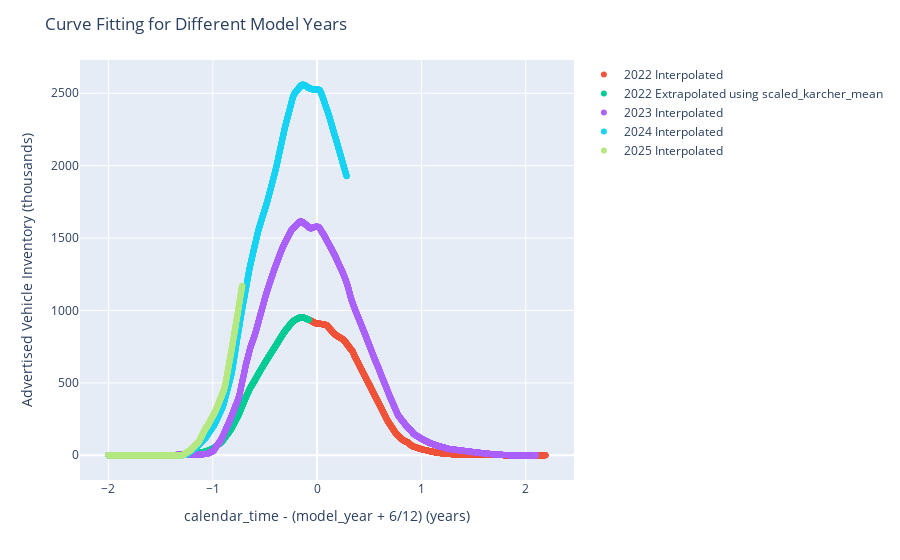

Write notebook code for a chart like this one.
### Markdown cell above
### Plot

### Code cell
fig = px.scatter()
for yr in model_yr_range:
    # Make a plot of the original training data alongside the predictions.
    x = (mixed_years_3
        .filter((pl.col("model_year") == yr) & (pl.col("extrapolation_method").is_null()))
        .select("yr_diff")
        .collect()
        .to_series()
    )

    y = (mixed_years_3
        .filter((pl.col("model_year") == yr) & (pl.col("extrapolation_method").is_null()))
        .select("predicted_inventory")
        .collect()
        .to_series()
    )

    fig.add_scatter(
        x=x,
        y=y,
        mode="markers",
        name=f"{yr} Interpolated"
    )

    x = (mixed_years_3
        .filter((pl.col("model_year") == yr) & (pl.col("extrapolation_method") == "scaled_karcher_mean"))
        .select("yr_diff")
        .collect()
        .to_series()
    )

    y = (mixed_years_3
        .filter((pl.col("model_year") == yr) & (pl.col("extrapolation_method") == "scaled_karcher_mean"))
        .select("predicted_inventory")
        .collect()
        .to_series()
    )

    fig.add_scatter(
        x=x,
        y=y,
        mode="markers",
        name=f"{yr} Extrapolated using scaled_karcher_mean"
    )

    # https://plotly.com/python/figure-labels/
    fig.update_layout(
        title=dict(text="Curve Fitting for Different Model Years"),
        xaxis=dict(
            title=dict(
                text="calendar_time - (model_year + 6/12) (years)"
            )
        ),
        yaxis=dict(
            title=dict(
                text="Advertised Vehicle Inventory (thousands)"
            )
        )
    )

fig.show()

### Figure 1 — Plotly figure (JSON) as saved in the notebook; plotly's stock layout.template omitted (floating-point values rounded to 4 significant figures; data arrays with more than 128 entries replaced by an {"elided": "..."} marker saying what was removed)
{"data": [{"hovertemplate": "<extra></extra>", "legendgroup": "", "marker": {"color": "#636efa", "symbol": "circle"}, "mode": "markers", "name": "", "orientation": "v", "showlegend": false, "type": "scatter", "xaxis": "x", "yaxis": "y"}, {"mode": "markers", "name": "2022 Interpolated", "type": "scatter", "x": {"elided": "2723 float values"}, "y": {"elided": "2723 float values"}}, {"mode": "markers", "name": "2022 Extrapolated using scaled_karcher_mean", "type": "scatter", "x": {"elided": "2305 float values"}, "y": {"elided": "2305 float values"}}, {"mode": "markers", "name": "2023 Interpolated", "type": "scatter", "x": {"elided": "5028 float values"}, "y": {"elided": "5028 float values"}}, {"mode": "markers", "name": "2023 Extrapolated using scaled_karcher_mean", "type": "scatter", "x": [], "y": []}, {"mode": "markers", "name": "2024 Interpolated", "type": "scatter", "x": {"elided": "5028 float values"}, "y": {"elided": "5028 float values"}}, {"mode": "markers", "name": "2024 Extrapolated using scaled_karcher_mean", "type": "scatter", "x": [], "y": []}, {"mode": "markers", "name": "2025 Interpolated", "type": "scatter", "x": {"elided": "5028 float values"}, "y": {"elided": "5028 float values"}}, {"mode": "markers", "name": "2025 Extrapolated using scaled_karcher_mean", "type": "scatter", "x": [], "y": []}], "layout": {"legend": {"tracegroupgap": 0}, "margin": {"t": 60}, "title": {"text": "Curve Fitting for Different Model Years"}, "xaxis": {"anchor": "y", "domain": [0, 1], "title": {"text": "calendar_time - (model_year + 6/12) (years)"}}, "yaxis": {"anchor": "x", "domain": [0, 1], "title": {"text": "Advertised Vehicle Inventory (thousands)"}}}}
